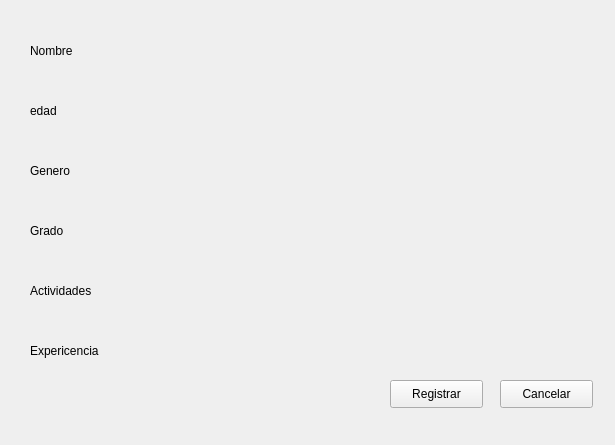
<?xml version="1.0" encoding="UTF-8"?>
<ui version="4.0">
 <class>verificar</class>
 <widget class="QMainWindow" name="verificar">
  <property name="geometry">
   <rect>
    <x>0</x>
    <y>0</y>
    <width>615</width>
    <height>445</height>
   </rect>
  </property>
  <property name="minimumSize">
   <size>
    <width>615</width>
    <height>445</height>
   </size>
  </property>
  <property name="maximumSize">
   <size>
    <width>615</width>
    <height>445</height>
   </size>
  </property>
  <property name="windowTitle">
   <string>Verificar sus Datos</string>
  </property>
  <widget class="QWidget" name="centralwidget">
   <widget class="QLabel" name="nombre">
    <property name="geometry">
     <rect>
      <x>30</x>
      <y>30</y>
      <width>281</width>
      <height>41</height>
     </rect>
    </property>
    <property name="text">
     <string>Nombre</string>
    </property>
   </widget>
   <widget class="QLabel" name="experiencia">
    <property name="geometry">
     <rect>
      <x>30</x>
      <y>330</y>
      <width>281</width>
      <height>41</height>
     </rect>
    </property>
    <property name="text">
     <string>Expericencia</string>
    </property>
   </widget>
   <widget class="QLabel" name="genero">
    <property name="geometry">
     <rect>
      <x>30</x>
      <y>150</y>
      <width>281</width>
      <height>41</height>
     </rect>
    </property>
    <property name="text">
     <string>Genero</string>
    </property>
   </widget>
   <widget class="QLabel" name="edad">
    <property name="geometry">
     <rect>
      <x>30</x>
      <y>90</y>
      <width>281</width>
      <height>41</height>
     </rect>
    </property>
    <property name="text">
     <string>edad</string>
    </property>
   </widget>
   <widget class="QLabel" name="grado">
    <property name="geometry">
     <rect>
      <x>30</x>
      <y>210</y>
      <width>281</width>
      <height>41</height>
     </rect>
    </property>
    <property name="text">
     <string>Grado</string>
    </property>
   </widget>
   <widget class="QPushButton" name="pushButton_2">
    <property name="geometry">
     <rect>
      <x>500</x>
      <y>380</y>
      <width>93</width>
      <height>28</height>
     </rect>
    </property>
    <property name="text">
     <string>Cancelar</string>
    </property>
   </widget>
   <widget class="QLabel" name="actividades">
    <property name="geometry">
     <rect>
      <x>30</x>
      <y>270</y>
      <width>551</width>
      <height>41</height>
     </rect>
    </property>
    <property name="text">
     <string>Actividades</string>
    </property>
   </widget>
   <widget class="QPushButton" name="pushButton">
    <property name="geometry">
     <rect>
      <x>390</x>
      <y>380</y>
      <width>93</width>
      <height>28</height>
     </rect>
    </property>
    <property name="text">
     <string>Registrar</string>
    </property>
   </widget>
  </widget>
 </widget>
 <resources/>
 <connections/>
</ui>
